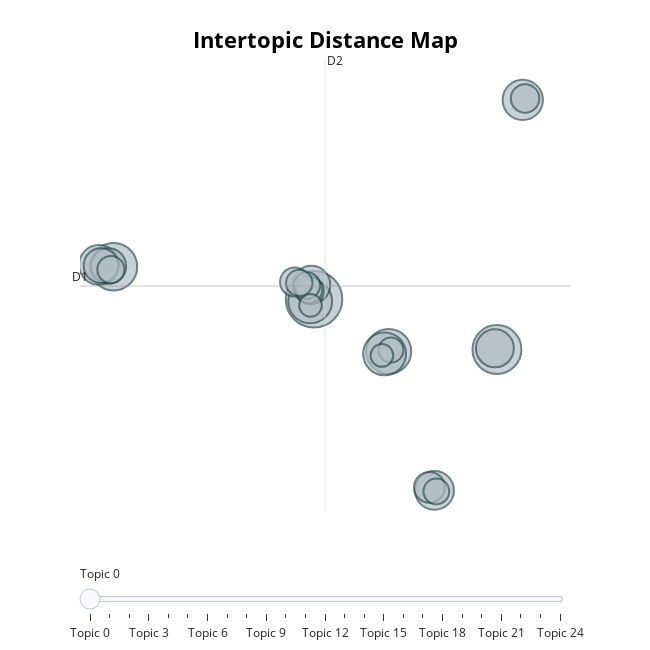

Write notebook code for a chart like this one.
### Code cell
model.visualize_topics()

### Figure 1 — Plotly figure (JSON) as saved in the notebook; plotly's stock layout.template omitted (floating-point values rounded to 4 significant figures)
{"data": [{"customdata": [[0, "technology | language | learning | teachers | assisted", 87], [1, "call | research | sla | the | of", 65], [2, "data | corpus | driven | collocation | dictionaries", 61], [3, "writing | feedback | automated | corrective | evaluation", 55], [4, "mobile | learning | assisted | language | smartphones", 52], [5, "collaborative | writing | wiki | mediated | wikis", 50], [6, "pronunciation | speech | training | recognition | automatic", 44], [7, "multimodal | videoconferencing | video | conferencing | interactions", 43], [8, "game | games | digital | playing | gaming", 41], [9, "online | language | learning | moocs | student", 39], [10, "telecollaboration | intercultural | telecollaborative | service | pre", 39], [11, "vocabulary | gloss | glosses | comprehension | effects", 34], [12, "comprehension | captions | listening | captioned | video", 33], [13, "virtual | 3d | reality | immersive | worlds", 26], [14, "flipped | classroom | flipping | classrooms | teaching", 23], [15, "oral | communication | mediated | computer | proficiency", 22], [16, "intercultural | exchange | competence | exchanges | communication", 20], [17, "social | media | networking | networks | language", 20], [18, "reading | strategies | comprehension | strategy | students", 20], [19, "virtual | exchange | presence | professional | in", 19], [20, "blended | learning | inquiry | college | for", 19], [21, "storytelling | digital | story | stories | her", 18], [22, "translation | machine | writing | levels | l2", 17], [23, "mall | meta | oer | processing | the", 14], [24, "chat | task | text | l2 | interaction", 14]], "hovertemplate": "<b>Topic %{customdata[0]}</b><br>%{customdata[1]}<br>Size: %{customdata[2]}", "legendgroup": "", "marker": {"color": "#B0BEC5", "line": {"color": "DarkSlateGrey", "width": 2}, "size": [87, 65, 61, 55, 52, 50, 44, 43, 41, 39, 39, 34, 33, 26, 23, 22, 20, 20, 20, 19, 19, 18, 17, 14, 14], "sizemode": "area", "sizeref": 0.05437, "symbol": "circle"}, "mode": "markers", "name": "", "orientation": "v", "showlegend": false, "type": "scatter", "x": [5.957, 18.24, -7.512, 10.97, 5.7, 10.7, 19.98, -8.492, 14.05, 5.779, 18.11, -7.855, -8.349, 13.71, 4.655, 20.13, 5.719, 5.601, -7.689, 5.476, 4.964, 14.17, 11.12, 5.72, 10.52], "xaxis": "x", "y": [6.304, 0.5898, 10.01, 0.3769, 6.064, 0.09835, 29.01, 10.21, -15.45, 7.958, 0.7269, 10.1, 10.14, -15.11, 8.276, 29.17, 7.276, 7.402, 9.682, 7.867, 8.167, -15.57, 0.5284, 5.616, -0.0822], "yaxis": "y"}], "layout": {"annotations": [{"showarrow": false, "text": "D1", "x": -9.765, "y": 7.819, "yshift": 10}, {"showarrow": false, "text": "D2", "x": 6.694, "xshift": 10, "y": 33.55}], "height": 650, "hoverlabel": {"bgcolor": "white", "font": {"family": "Rockwell", "size": 16}}, "legend": {"itemsizing": "constant", "tracegroupgap": 0}, "margin": {"t": 60}, "shapes": [{"line": {"color": "#CFD8DC", "width": 2}, "type": "line", "x0": 6.694, "x1": 6.694, "y0": -17.91, "y1": 33.55}, {"line": {"color": "#9E9E9E", "width": 2}, "type": "line", "x0": -9.765, "x1": 23.15, "y0": 7.819, "y1": 7.819}], "sliders": [{"active": 0, "pad": {"t": 50}, "steps": [{"args": [{"marker.color": [["red", "#B0BEC5", "#B0BEC5", "#B0BEC5", "#B0BEC5", "#B0BEC5", "#B0BEC5", "#B0BEC5", "#B0BEC5", "#B0BEC5", "#B0BEC5", "#B0BEC5", "#B0BEC5", "#B0BEC5", "#B0BEC5", "#B0BEC5", "#B0BEC5", "#B0BEC5", "#B0BEC5", "#B0BEC5", "#B0BEC5", "#B0BEC5", "#B0BEC5", "#B0BEC5", "#B0BEC5"]]}], "label": "Topic 0", "method": "update"}, {"args": [{"marker.color": [["#B0BEC5", "red", "#B0BEC5", "#B0BEC5", "#B0BEC5", "#B0BEC5", "#B0BEC5", "#B0BEC5", "#B0BEC5", "#B0BEC5", "#B0BEC5", "#B0BEC5", "#B0BEC5", "#B0BEC5", "#B0BEC5", "#B0BEC5", "#B0BEC5", "#B0BEC5", "#B0BEC5", "#B0BEC5", "#B0BEC5", "#B0BEC5", "#B0BEC5", "#B0BEC5", "#B0BEC5"]]}], "label": "Topic 1", "method": "update"}, {"args": [{"marker.color": [["#B0BEC5", "#B0BEC5", "red", "#B0BEC5", "#B0BEC5", "#B0BEC5", "#B0BEC5", "#B0BEC5", "#B0BEC5", "#B0BEC5", "#B0BEC5", "#B0BEC5", "#B0BEC5", "#B0BEC5", "#B0BEC5", "#B0BEC5", "#B0BEC5", "#B0BEC5", "#B0BEC5", "#B0BEC5", "#B0BEC5", "#B0BEC5", "#B0BEC5", "#B0BEC5", "#B0BEC5"]]}], "label": "Topic 2", "method": "update"}, {"args": [{"marker.color": [["#B0BEC5", "#B0BEC5", "#B0BEC5", "red", "#B0BEC5", "#B0BEC5", "#B0BEC5", "#B0BEC5", "#B0BEC5", "#B0BEC5", "#B0BEC5", "#B0BEC5", "#B0BEC5", "#B0BEC5", "#B0BEC5", "#B0BEC5", "#B0BEC5", "#B0BEC5", "#B0BEC5", "#B0BEC5", "#B0BEC5", "#B0BEC5", "#B0BEC5", "#B0BEC5", "#B0BEC5"]]}], "label": "Topic 3", "method": "update"}, {"args": [{"marker.color": [["#B0BEC5", "#B0BEC5", "#B0BEC5", "#B0BEC5", "red", "#B0BEC5", "#B0BEC5", "#B0BEC5", "#B0BEC5", "#B0BEC5", "#B0BEC5", "#B0BEC5", "#B0BEC5", "#B0BEC5", "#B0BEC5", "#B0BEC5", "#B0BEC5", "#B0BEC5", "#B0BEC5", "#B0BEC5", "#B0BEC5", "#B0BEC5", "#B0BEC5", "#B0BEC5", "#B0BEC5"]]}], "label": "Topic 4", "method": "update"}, {"args": [{"marker.color": [["#B0BEC5", "#B0BEC5", "#B0BEC5", "#B0BEC5", "#B0BEC5", "red", "#B0BEC5", "#B0BEC5", "#B0BEC5", "#B0BEC5", "#B0BEC5", "#B0BEC5", "#B0BEC5", "#B0BEC5", "#B0BEC5", "#B0BEC5", "#B0BEC5", "#B0BEC5", "#B0BEC5", "#B0BEC5", "#B0BEC5", "#B0BEC5", "#B0BEC5", "#B0BEC5", "#B0BEC5"]]}], "label": "Topic 5", "method": "update"}, {"args": [{"marker.color": [["#B0BEC5", "#B0BEC5", "#B0BEC5", "#B0BEC5", "#B0BEC5", "#B0BEC5", "red", "#B0BEC5", "#B0BEC5", "#B0BEC5", "#B0BEC5", "#B0BEC5", "#B0BEC5", "#B0BEC5", "#B0BEC5", "#B0BEC5", "#B0BEC5", "#B0BEC5", "#B0BEC5", "#B0BEC5", "#B0BEC5", "#B0BEC5", "#B0BEC5", "#B0BEC5", "#B0BEC5"]]}], "label": "Topic 6", "method": "update"}, {"args": [{"marker.color": [["#B0BEC5", "#B0BEC5", "#B0BEC5", "#B0BEC5", "#B0BEC5", "#B0BEC5", "#B0BEC5", "red", "#B0BEC5", "#B0BEC5", "#B0BEC5", "#B0BEC5", "#B0BEC5", "#B0BEC5", "#B0BEC5", "#B0BEC5", "#B0BEC5", "#B0BEC5", "#B0BEC5", "#B0BEC5", "#B0BEC5", "#B0BEC5", "#B0BEC5", "#B0BEC5", "#B0BEC5"]]}], "label": "Topic 7", "method": "update"}, {"args": [{"marker.color": [["#B0BEC5", "#B0BEC5", "#B0BEC5", "#B0BEC5", "#B0BEC5", "#B0BEC5", "#B0BEC5", "#B0BEC5", "red", "#B0BEC5", "#B0BEC5", "#B0BEC5", "#B0BEC5", "#B0BEC5", "#B0BEC5", "#B0BEC5", "#B0BEC5", "#B0BEC5", "#B0BEC5", "#B0BEC5", "#B0BEC5", "#B0BEC5", "#B0BEC5", "#B0BEC5", "#B0BEC5"]]}], "label": "Topic 8", "method": "update"}, {"args": [{"marker.color": [["#B0BEC5", "#B0BEC5", "#B0BEC5", "#B0BEC5", "#B0BEC5", "#B0BEC5", "#B0BEC5", "#B0BEC5", "#B0BEC5", "red", "#B0BEC5", "#B0BEC5", "#B0BEC5", "#B0BEC5", "#B0BEC5", "#B0BEC5", "#B0BEC5", "#B0BEC5", "#B0BEC5", "#B0BEC5", "#B0BEC5", "#B0BEC5", "#B0BEC5", "#B0BEC5", "#B0BEC5"]]}], "label": "Topic 9", "method": "update"}, {"args": [{"marker.color": [["#B0BEC5", "#B0BEC5", "#B0BEC5", "#B0BEC5", "#B0BEC5", "#B0BEC5", "#B0BEC5", "#B0BEC5", "#B0BEC5", "#B0BEC5", "red", "#B0BEC5", "#B0BEC5", "#B0BEC5", "#B0BEC5", "#B0BEC5", "#B0BEC5", "#B0BEC5", "#B0BEC5", "#B0BEC5", "#B0BEC5", "#B0BEC5", "#B0BEC5", "#B0BEC5", "#B0BEC5"]]}], "label": "Topic 10", "method": "update"}, {"args": [{"marker.color": [["#B0BEC5", "#B0BEC5", "#B0BEC5", "#B0BEC5", "#B0BEC5", "#B0BEC5", "#B0BEC5", "#B0BEC5", "#B0BEC5", "#B0BEC5", "#B0BEC5", "red", "#B0BEC5", "#B0BEC5", "#B0BEC5", "#B0BEC5", "#B0BEC5", "#B0BEC5", "#B0BEC5", "#B0BEC5", "#B0BEC5", "#B0BEC5", "#B0BEC5", "#B0BEC5", "#B0BEC5"]]}], "label": "Topic 11", "method": "update"}, {"args": [{"marker.color": [["#B0BEC5", "#B0BEC5", "#B0BEC5", "#B0BEC5", "#B0BEC5", "#B0BEC5", "#B0BEC5", "#B0BEC5", "#B0BEC5", "#B0BEC5", "#B0BEC5", "#B0BEC5", "red", "#B0BEC5", "#B0BEC5", "#B0BEC5", "#B0BEC5", "#B0BEC5", "#B0BEC5", "#B0BEC5", "#B0BEC5", "#B0BEC5", "#B0BEC5", "#B0BEC5", "#B0BEC5"]]}], "label": "Topic 12", "method": "update"}, {"args": [{"marker.color": [["#B0BEC5", "#B0BEC5", "#B0BEC5", "#B0BEC5", "#B0BEC5", "#B0BEC5", "#B0BEC5", "#B0BEC5", "#B0BEC5", "#B0BEC5", "#B0BEC5", "#B0BEC5", "#B0BEC5", "red", "#B0BEC5", "#B0BEC5", "#B0BEC5", "#B0BEC5", "#B0BEC5", "#B0BEC5", "#B0BEC5", "#B0BEC5", "#B0BEC5", "#B0BEC5", "#B0BEC5"]]}], "label": "Topic 13", "method": "update"}, {"args": [{"marker.color": [["#B0BEC5", "#B0BEC5", "#B0BEC5", "#B0BEC5", "#B0BEC5", "#B0BEC5", "#B0BEC5", "#B0BEC5", "#B0BEC5", "#B0BEC5", "#B0BEC5", "#B0BEC5", "#B0BEC5", "#B0BEC5", "red", "#B0BEC5", "#B0BEC5", "#B0BEC5", "#B0BEC5", "#B0BEC5", "#B0BEC5", "#B0BEC5", "#B0BEC5", "#B0BEC5", "#B0BEC5"]]}], "label": "Topic 14", "method": "update"}, {"args": [{"marker.color": [["#B0BEC5", "#B0BEC5", "#B0BEC5", "#B0BEC5", "#B0BEC5", "#B0BEC5", "#B0BEC5", "#B0BEC5", "#B0BEC5", "#B0BEC5", "#B0BEC5", "#B0BEC5", "#B0BEC5", "#B0BEC5", "#B0BEC5", "red", "#B0BEC5", "#B0BEC5", "#B0BEC5", "#B0BEC5", "#B0BEC5", "#B0BEC5", "#B0BEC5", "#B0BEC5", "#B0BEC5"]]}], "label": "Topic 15", "method": "update"}, {"args": [{"marker.color": [["#B0BEC5", "#B0BEC5", "#B0BEC5", "#B0BEC5", "#B0BEC5", "#B0BEC5", "#B0BEC5", "#B0BEC5", "#B0BEC5", "#B0BEC5", "#B0BEC5", "#B0BEC5", "#B0BEC5", "#B0BEC5", "#B0BEC5", "#B0BEC5", "red", "#B0BEC5", "#B0BEC5", "#B0BEC5", "#B0BEC5", "#B0BEC5", "#B0BEC5", "#B0BEC5", "#B0BEC5"]]}], "label": "Topic 16", "method": "update"}, {"args": [{"marker.color": [["#B0BEC5", "#B0BEC5", "#B0BEC5", "#B0BEC5", "#B0BEC5", "#B0BEC5", "#B0BEC5", "#B0BEC5", "#B0BEC5", "#B0BEC5", "#B0BEC5", "#B0BEC5", "#B0BEC5", "#B0BEC5", "#B0BEC5", "#B0BEC5", "#B0BEC5", "red", "#B0BEC5", "#B0BEC5", "#B0BEC5", "#B0BEC5", "#B0BEC5", "#B0BEC5", "#B0BEC5"]]}], "label": "Topic 17", "method": "update"}, {"args": [{"marker.color": [["#B0BEC5", "#B0BEC5", "#B0BEC5", "#B0BEC5", "#B0BEC5", "#B0BEC5", "#B0BEC5", "#B0BEC5", "#B0BEC5", "#B0BEC5", "#B0BEC5", "#B0BEC5", "#B0BEC5", "#B0BEC5", "#B0BEC5", "#B0BEC5", "#B0BEC5", "#B0BEC5", "red", "#B0BEC5", "#B0BEC5", "#B0BEC5", "#B0BEC5", "#B0BEC5", "#B0BEC5"]]}], "label": "Topic 18", "method": "update"}, {"args": [{"marker.color": [["#B0BEC5", "#B0BEC5", "#B0BEC5", "#B0BEC5", "#B0BEC5", "#B0BEC5", "#B0BEC5", "#B0BEC5", "#B0BEC5", "#B0BEC5", "#B0BEC5", "#B0BEC5", "#B0BEC5", "#B0BEC5", "#B0BEC5", "#B0BEC5", "#B0BEC5", "#B0BEC5", "#B0BEC5", "red", "#B0BEC5", "#B0BEC5", "#B0BEC5", "#B0BEC5", "#B0BEC5"]]}], "label": "Topic 19", "method": "update"}, {"args": [{"marker.color": [["#B0BEC5", "#B0BEC5", "#B0BEC5", "#B0BEC5", "#B0BEC5", "#B0BEC5", "#B0BEC5", "#B0BEC5", "#B0BEC5", "#B0BEC5", "#B0BEC5", "#B0BEC5", "#B0BEC5", "#B0BEC5", "#B0BEC5", "#B0BEC5", "#B0BEC5", "#B0BEC5", "#B0BEC5", "#B0BEC5", "red", "#B0BEC5", "#B0BEC5", "#B0BEC5", "#B0BEC5"]]}], "label": "Topic 20", "method": "update"}, {"args": [{"marker.color": [["#B0BEC5", "#B0BEC5", "#B0BEC5", "#B0BEC5", "#B0BEC5", "#B0BEC5", "#B0BEC5", "#B0BEC5", "#B0BEC5", "#B0BEC5", "#B0BEC5", "#B0BEC5", "#B0BEC5", "#B0BEC5", "#B0BEC5", "#B0BEC5", "#B0BEC5", "#B0BEC5", "#B0BEC5", "#B0BEC5", "#B0BEC5", "red", "#B0BEC5", "#B0BEC5", "#B0BEC5"]]}], "label": "Topic 21", "method": "update"}, {"args": [{"marker.color": [["#B0BEC5", "#B0BEC5", "#B0BEC5", "#B0BEC5", "#B0BEC5", "#B0BEC5", "#B0BEC5", "#B0BEC5", "#B0BEC5", "#B0BEC5", "#B0BEC5", "#B0BEC5", "#B0BEC5", "#B0BEC5", "#B0BEC5", "#B0BEC5", "#B0BEC5", "#B0BEC5", "#B0BEC5", "#B0BEC5", "#B0BEC5", "#B0BEC5", "red", "#B0BEC5", "#B0BEC5"]]}], "label": "Topic 22", "method": "update"}, {"args": [{"marker.color": [["#B0BEC5", "#B0BEC5", "#B0BEC5", "#B0BEC5", "#B0BEC5", "#B0BEC5", "#B0BEC5", "#B0BEC5", "#B0BEC5", "#B0BEC5", "#B0BEC5", "#B0BEC5", "#B0BEC5", "#B0BEC5", "#B0BEC5", "#B0BEC5", "#B0BEC5", "#B0BEC5", "#B0BEC5", "#B0BEC5", "#B0BEC5", "#B0BEC5", "#B0BEC5", "red", "#B0BEC5"]]}], "label": "Topic 23", "method": "update"}, {"args": [{"marker.color": [["#B0BEC5", "#B0BEC5", "#B0BEC5", "#B0BEC5", "#B0BEC5", "#B0BEC5", "#B0BEC5", "#B0BEC5", "#B0BEC5", "#B0BEC5", "#B0BEC5", "#B0BEC5", "#B0BEC5", "#B0BEC5", "#B0BEC5", "#B0BEC5", "#B0BEC5", "#B0BEC5", "#B0BEC5", "#B0BEC5", "#B0BEC5", "#B0BEC5", "#B0BEC5", "#B0BEC5", "red"]]}], "label": "Topic 24", "method": "update"}]}], "title": {"font": {"color": "Black", "size": 22}, "text": "<b>Intertopic Distance Map</b>", "x": 0.5, "xanchor": "center", "y": 0.95, "yanchor": "top"}, "width": 650, "xaxis": {"anchor": "y", "domain": [0, 1], "range": [-9.765, 23.15], "title": {"text": ""}, "visible": false}, "yaxis": {"anchor": "x", "domain": [0, 1], "range": [-17.91, 33.55], "title": {"text": ""}, "visible": false}}}
